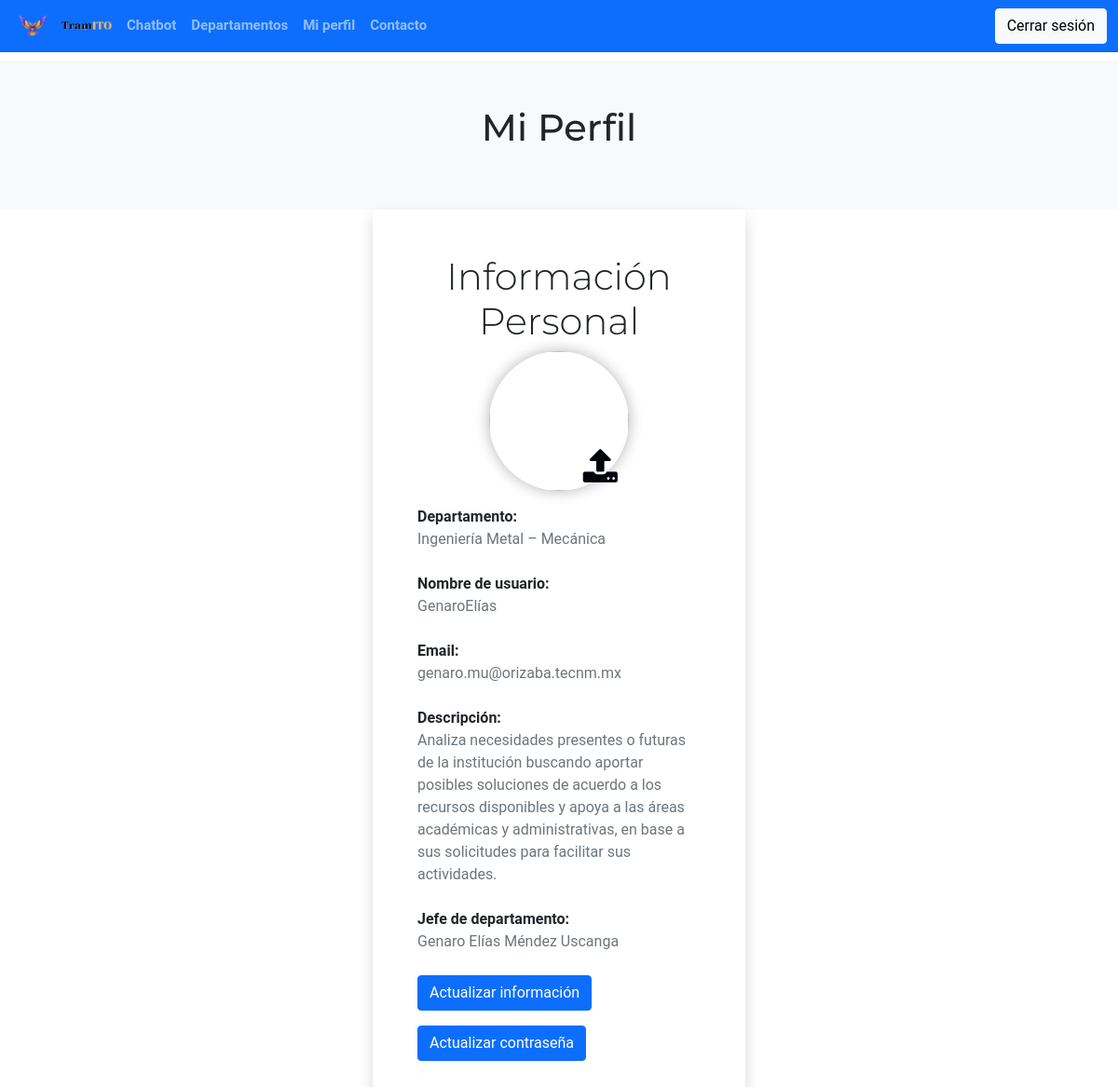
Page /profile.php (signed in) on the committed database.
### tables this page shows
CREATE TABLE `departments` (
  `user_id` int(11) NOT NULL,
  `department_name` varchar(50) NOT NULL,
  `info` varchar(255) NOT NULL,
  `department_head` varchar(50) DEFAULT NULL
);

CREATE TABLE `users` (
  `user_id` int(11) NOT NULL,
  `username` varchar(60) NOT NULL,
  `password` varchar(255) NOT NULL,
  `email` varchar(50) NOT NULL,
  `p_p` varchar(255) NOT NULL DEFAULT 'user-default.png',
  `last_seen` date NOT NULL DEFAULT current_timestamp(),
  `role` varchar(10) NOT NULL DEFAULT 'student'
);

### app/helpers/user.php (called while the page is built)
<?php
function getUser($user_id, $role, $conn)
{
 if (strcmp($role, 'student') === 0) {
  $sql = "SELECT * FROM users
           JOIN students ON users.user_id=students.user_id
           WHERE users.user_id=?";
 } else if (strcmp($role, 'department') === 0) {
  $sql = "SELECT * FROM users
           JOIN departments ON users.user_id=departments.user_id
           WHERE users.user_id=?";
 }
 $stmt = $conn->prepare($sql);
 $stmt->execute([$user_id]);
 if ($stmt->rowCount() === 1) {
  $user = $stmt->fetch();
  return $user;
 } else {
  $user = [];
  return $user;
 }
}

### profile.php (the view, shortened to what this page needs)
<?php
if (isset($_SESSION['user_id'])) {
 include 'app/helpers/user.php';
 include 'app/db.conn.php';
 $user = getUser($_SESSION['user_id'], $_SESSION['role'], $conn);
 ?>
<!DOCTYPE html>
<html lang="en">
<head>
	<link href="https://cdn.jsdelivr.net/npm/bootstrap@5.0.1/dist/css/bootstrap.min.css" rel="stylesheet">
	<link rel="stylesheet" href="css/style.css">
	<link rel="stylesheet" href="https://cdnjs.cloudflare.com/ajax/libs/font-awesome/4.7.0/css/font-awesome.min.css">
</head>
<body>
	<?php include "sections/header.php";?>
	<div class="p-5 text-center bg-light">
		<h1 class="mb-3">Mi Perfil</h1>
	</div>
    <div class="d-flex
             justify-content-center
             align-items-center">
        <div class="w-400 p-5 shadow rounded">
            <form method="post"
                action="app/http/upd-pass-admin.php"
                enctype="multipart/form-data">
                <div class="d-flex
                            justify-content-center
                            align-items-center
                            flex-column">
                <div class="mb-3">
					<h3 class="display-4 fs-1
					text-center">
					Informaci&oacute;n Personal</h3>
                    <div id="updateProfilePicture" class="mb-3 text-center">
                        <img class="profile-picture" src="uploads/<?=$user['p_p']?>" alt="">
                        <button type="button"
                            class="profile-picture btn btn-link"
                            data-bs-toggle="modal"
                            data-bs-target="#updateProfilePictureModal">
                            <span class="fa fa-upload"></span>
                        </button>
                    </div>
					<?php if ($_SESSION['role'] === 'student' && $user['role'] === 'student') {?>
                    <label class="form-label">
                        <dt>Nombre:</dt>
						<p class="text-muted"><?php echo $user['name'] . " " . $user['last_name'] ?></p>
					</label><br>
                    <label class="form-label">
						<dt>N&uacute;mero de control:</dt><p class="text-muted"><?=$user['username']?></p>
					</label><br>
                    <label class="form-label">
						<dt>Email:</dt><p class="text-muted"><?=$user['email']?></p>
					</label><br>
					<label class="form-label">
						<dt>Carrera:</dt><p class="text-muted"><?=$user['career']?></p>
					</label><br>
					<label class="form-label">
						<dt>Semestre:</dt><p class="text-muted"><?=$user['semester']?></p>
					</label>
					<?php } else if ($_SESSION['role'] === 'department' && $user['role'] === 'department') {?>
						<label class="form-label">
                        <dt>Departamento:</dt>
						<p class="text-muted"><?=$user['department_name']?></p>
					</label><br>
                    <label class="form-label">
						<dt>Nombre de usuario:</dt><p class="text-muted"><?=$user['username']?></p>
					</label><br>
                    <label class="form-label">
						<dt>Email:</dt><p class="text-muted"><?=$user['email']?></p>
					</label><br>
					<label class="form-label">
						<dt>Descripci&oacute;n:</dt><p class="text-muted"><?=$user['info']?></p>
					</label><br>
					<label class="form-label">
						<dt>Jefe de departamento:</dt><p class="text-muted"><?=$user['department_head']?></p>
					</label>
					<?php
}
 ?>
<div class="mb-3">
                        <a href="update-info.php"
                            class="btn btn-primary">Actualizar informaci&oacute;n</a>
                    </div>
                    <div class="mb-3">
                        <a href="update-password.php"
                         class="btn btn-primary">Actualizar contrase&ntilde;a</a>
                    </div>
                </div>
        </div>
    </div>
</body>
</html>
<?php } else {
 header("Location: home.php");
 exit;
}
?>

### css/style.css (style rules this page uses)
body { padding-top: 65px; font-family: 'Roboto', sans-serif; }
h1, h2, h3, h4, h5, h6 { font-family: 'Montserrat', sans-serif; }
.w-400 { width: 400px; }
a { text-decoration: none; }
#updateProfilePicture { margin: 0 auto; width: 150px; height: 150px; position: relative; }
img.profile-picture { border-radius: 50%; box-shadow: 0 0 15px rgba(10, 10, 10, 0.3); width: 100%; height: 100%; -o-object-fit: cover; object-fit: cover; -o-object-position: center; object-position: center; }
button.profile-picture { position: absolute; right: -1px; bottom: -1px; font-size: 40px; color: #02040a; }

### rows in the picture
departments: department_name "Ingeniería Metal – Mecánica", user_id.username "GenaroElías", user_id.email "genaro.mu@orizaba.tecnm.mx", info "Analiza necesidades presentes o futuras de la institución buscando aportar posibles soluciones de acuerdo a los recursos disponibles y apoya a las áreas académicas y administrativas, en base a sus solicitudes para facilitar sus actividades.", department_head "Genaro Elías Méndez Uscanga"
